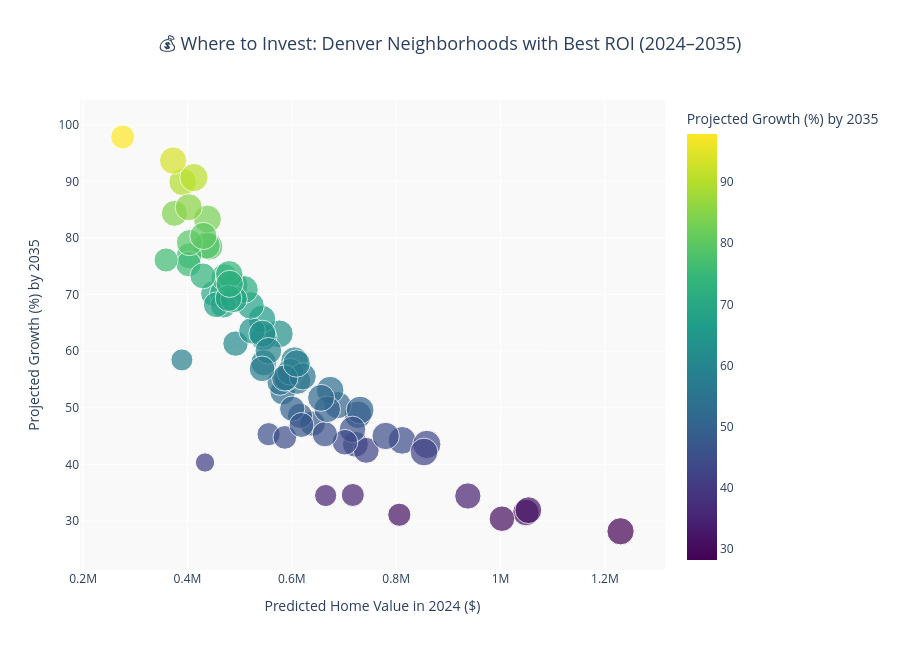

The notebook cell saved with this chart:
### Code cell
import plotly.express as px

# Create a copy of your best investment opportunities
investment_df["Dollar Growth"] = investment_df["Growth ($)"]
investment_df["Percent Growth"] = investment_df["Growth (%)"]
investment_df["2024 Value"] = investment_df["Predicted Home Value_2024"]

# Interactive scatter plot
fig = px.scatter(
    investment_df,
    x="2024 Value",
    y="Percent Growth",
    size="Dollar Growth",
    color="Percent Growth",
    hover_name="Neighborhood",
    hover_data={
        "2024 Value": ":$,",
        "Percent Growth": ":.1f",
        "Dollar Growth": ":$,"
    },
    color_continuous_scale="Viridis",
    title="💰 Where to Invest: Denver Neighborhoods with Best ROI (2024–2035)",
    labels={
        "2024 Value": "Predicted Home Value in 2024 ($)",
        "Percent Growth": "Projected Growth (%) by 2035"
    },
    height=650
)

fig.update_layout(
    title_font=dict(size=18),
    title_x=0.5,
    plot_bgcolor="#f9f9f9"
)

fig.show()

### Figure 1 — Plotly figure (JSON) as saved in the notebook; plotly's stock layout.template omitted (floating-point values rounded to 4 significant figures)
{"data": [{"customdata": [[346784], [301978], [307448], [343695], [299146], [363233], [174903], [330342], [315947], [314547], [309682], [351113], [301856], [336129], [303105], [340930], [328479], [304847], [354486], [299447], [347232], [314441], [315426], [346608], [227606], [373896], [348991], [353096], [316295], [350857], [356551], [333239], [343957], [354632], [334225], [247988], [365278], [326522], [336542], [319440], [360931], [362494], [316445], [358993], [357742], [342858], [330798], [344817], [251800], [373822], [319724], [262655], [322589], [351082], [310420], [359986], [333436], [308157], [273303], [324110], [353248], [290475], [229376], [250670], [338240], [332013], [314893], [345925], [343885], [300722], [332087], [352218], [339555], [269952], [345770], [308888]], "hovertemplate": "<b>%{hovertext}</b><br><br>Predicted Home Value in 2024 ($)=%{x:$,}<br>Projected Growth (%) by 2035=%{marker.color:.1f}<br>Dollar Growth=%{customdata[0]:$,}<extra></extra>", "hovertext": ["Montbello", "Montclair", "Skyland", "Indian Creek", "Hale", "Fort Logan", "Berkley", "Hilltop", "Athmar Park", "Baker", "Barnum", "Barnum West", "Bear Valley", "Belcaro", "Capitol Hill", "Central Business District", "Chaffee Park", "Cherry Creek", "City Park", "City Park West", "Civic Center", "Congress Park", "Cory - Merrill", "Country Club", "Denver International Airport", "East Colfax", "Elyria Swansea", "Five Points", "Globeville", "Goldsmith", "Hampden", "Hampden South", "Harvey Park", "Harvey Park South", "Jefferson Park", "Lowry Field", "Mar Lee", "North Capitol Hill", "North Park Hill", "Northeast Park Hill", "Overland", "Platt Park", "Regis", "South Park Hill", "Southmoor Park", "Speer", "Union Station", "University", "University Hills", "University Park", "Villa Park", "Virginia Village", "Washington Park", "Washington Park West", "Washington Virginia Vale", "Wellshire", "West Colfax", "West Highland", "Westwood", "Whittier", "Gateway - Green Valley Ranch", "Highland", "Central Park", "Auraria", "Clayton", "Lincoln Park", "College View - South Platte", "Ruby Hill", "Valverde", "Sloan Lake", "Berkeley", "Sunnyside", "Rosedale", "Windsor", "Cheesman Park", "Cole"], "legendgroup": "", "marker": {"color": [78.49, 47.2, 52.78, 78.65, 48.58, 63.06, 40.33, 31.5, 70.21, 54.49, 76.84, 89.9, 61.34, 31.91, 75.39, 62.46, 70.24, 30.4, 48.78, 49.84, 50.46, 43.55, 42.48, 28.18, 58.46, 90.68, 93.68, 58.34, 84.35, 71.65, 65.68, 63.62, 73.05, 68.08, 54.73, 34.59, 83.34, 55.32, 56.36, 68.15, 70.9, 49.6, 57.95, 44.24, 53.12, 63.08, 46.18, 55.54, 45.33, 43.53, 79.18, 44.77, 34.41, 45.02, 68.2, 42.18, 60.06, 43.91, 76.11, 55.26, 73.59, 46.96, 34.5, 31.1, 69.17, 69.36, 73.3, 80.36, 85.43, 45.33, 49.73, 57.82, 51.75, 97.85, 71.9, 56.88], "coloraxis": "coloraxis", "size": [346784, 301978, 307448, 343695, 299146, 363233, 174903, 330342, 315947, 314547, 309682, 351113, 301856, 336129, 303105, 340930, 328479, 304847, 354486, 299447, 347232, 314441, 315426, 346608, 227606, 373896, 348991, 353096, 316295, 350857, 356551, 333239, 343957, 354632, 334225, 247988, 365278, 326522, 336542, 319440, 360931, 362494, 316445, 358993, 357742, 342858, 330798, 344817, 251800, 373822, 319724, 262655, 322589, 351082, 310420, 359986, 333436, 308157, 273303, 324110, 353248, 290475, 229376, 250670, 338240, 332013, 314893, 345925, 343885, 300722, 332087, 352218, 339555, 269952, 345770, 308888], "sizemode": "area", "sizeref": 934.7, "symbol": "circle"}, "mode": "markers", "name": "", "orientation": "v", "showlegend": false, "type": "scatter", "x": [441813, 639793, 582554, 436967, 615797, 576002, 433682, 1048668, 450027, 577260, 403001, 390571, 492103, 1053375, 402037, 545806, 467673, 1002709, 726742, 600807, 688078, 721952, 742532, 1229968, 389368, 412334, 372533, 605200, 374978, 489698, 542875, 523756, 470863, 520882, 610665, 716871, 438295, 590256, 597144, 468715, 509065, 730877, 546107, 811390, 673454, 543511, 716326, 620848, 555477, 858708, 403812, 586708, 937383, 779847, 455150, 853375, 555131, 701831, 359078, 586567, 480043, 618524, 664893, 806036, 488986, 478685, 429618, 430479, 402519, 663341, 667841, 609134, 656102, 275878, 480923, 543025], "xaxis": "x", "y": [78.49, 47.2, 52.78, 78.65, 48.58, 63.06, 40.33, 31.5, 70.21, 54.49, 76.84, 89.9, 61.34, 31.91, 75.39, 62.46, 70.24, 30.4, 48.78, 49.84, 50.46, 43.55, 42.48, 28.18, 58.46, 90.68, 93.68, 58.34, 84.35, 71.65, 65.68, 63.62, 73.05, 68.08, 54.73, 34.59, 83.34, 55.32, 56.36, 68.15, 70.9, 49.6, 57.95, 44.24, 53.12, 63.08, 46.18, 55.54, 45.33, 43.53, 79.18, 44.77, 34.41, 45.02, 68.2, 42.18, 60.06, 43.91, 76.11, 55.26, 73.59, 46.96, 34.5, 31.1, 69.17, 69.36, 73.3, 80.36, 85.43, 45.33, 49.73, 57.82, 51.75, 97.85, 71.9, 56.88], "yaxis": "y"}], "layout": {"coloraxis": {"colorbar": {"title": {"text": "Projected Growth (%) by 2035"}}, "colorscale": [[0, "#440154"], [0.1111, "#482878"], [0.2222, "#3e4989"], [0.3333, "#31688e"], [0.4444, "#26828e"], [0.5556, "#1f9e89"], [0.6667, "#35b779"], [0.7778, "#6ece58"], [0.8889, "#b5de2b"], [1, "#fde725"]]}, "height": 650, "legend": {"itemsizing": "constant", "tracegroupgap": 0}, "plot_bgcolor": "#f9f9f9", "title": {"font": {"size": 18}, "text": "💰 Where to Invest: Denver Neighborhoods with Best ROI (2024–2035)", "x": 0.5}, "xaxis": {"anchor": "y", "domain": [0, 1], "title": {"text": "Predicted Home Value in 2024 ($)"}}, "yaxis": {"anchor": "x", "domain": [0, 1], "title": {"text": "Projected Growth (%) by 2035"}}}}
